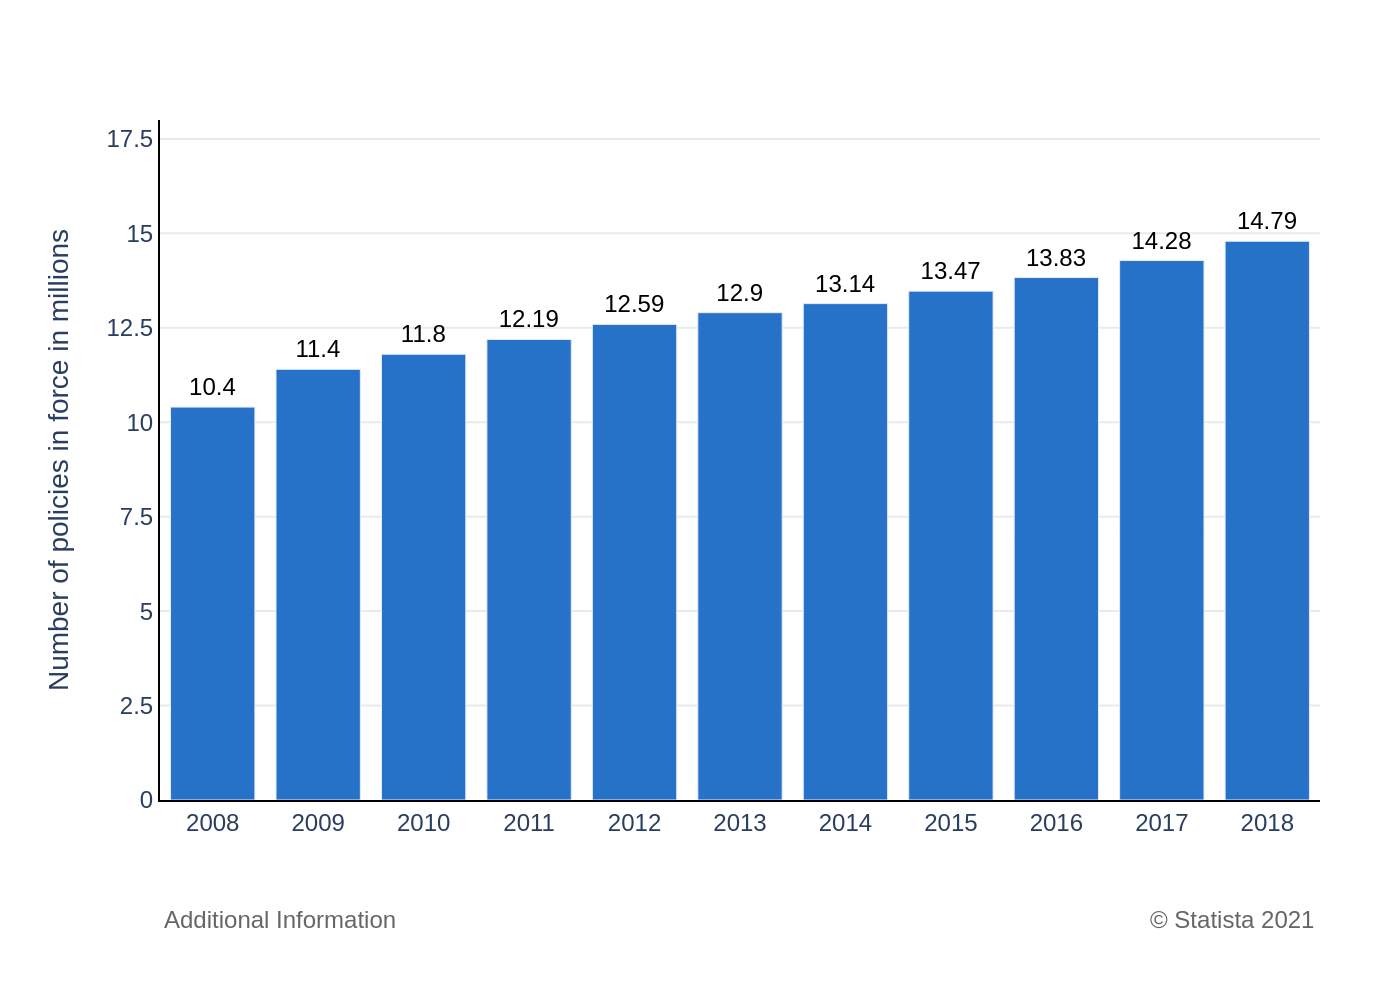

The Python source for this figure:
import sys
import json
import os
import plotly.graph_objects as go

if len(sys.argv) != 2:
    print("Usage: python generate_chart.py <json_file_path>")
    sys.exit(1)

json_path = sys.argv[1]

if not os.path.exists(json_path):
    print(f"Error: JSON file not found at '{json_path}'")
    sys.exit(1)

with open(json_path, 'r', encoding='utf-8') as f:
    chart_info = json.load(f)

chart_data = chart_info.get('chart_data', [])
texts = chart_info.get('texts', {})
colors = chart_info.get('colors', [])

categories = [item['category'] for item in chart_data]
values = [item['value'] for item in chart_data]

fig = go.Figure()

fig.add_trace(go.Bar(
    x=categories,
    y=values,
    marker_color=colors[0] if colors else '#1f77b4',
    text=values,
    textposition='outside',
    cliponaxis=False,
    textfont=dict(family="Arial", size=12, color='black')
))

title_text = texts.get('title')
subtitle_text = texts.get('subtitle')
full_title = ""
if title_text:
    full_title += f"<span style='font-size: 18px;'><b>{title_text}</b></span>"
if subtitle_text:
    full_title += f"<br><span style='font-size: 14px;'>{subtitle_text}</span>"

annotations = []
source_text = texts.get('source')
if source_text:
    source_parts = source_text.split('<br>')
    if len(source_parts) > 0 and source_parts[0]:
        annotations.append(dict(
            text=source_parts[0],
            xref="paper", yref="paper",
            x=0, y=-0.15,
            xanchor='left', yanchor='top',
            showarrow=False,
            font=dict(family="Arial", size=12, color='#666666')
        ))
    if len(source_parts) > 1 and source_parts[1]:
        annotations.append(dict(
            text=source_parts[1],
            xref="paper", yref="paper",
            x=1, y=-0.15,
            xanchor='right', yanchor='top',
            showarrow=False,
            font=dict(family="Arial", size=12, color='#666666')
        ))

fig.update_layout(
    font=dict(family="Arial"),
    title=dict(text=full_title, x=0.05, xanchor='left'),
    plot_bgcolor='white',
    paper_bgcolor='white',
    showlegend=False,
    xaxis=dict(
        title_text=texts.get('x_axis_title'),
        showgrid=False,
        linecolor='black'
    ),
    yaxis=dict(
        title_text=texts.get('y_axis_title'),
        gridcolor='#EAEAEA',
        range=[0, 18],
        tickvals=[0, 2.5, 5, 7.5, 10, 12.5, 15, 17.5],
        linecolor='black'
    ),
    margin=dict(l=80, r=40, t=60, b=100),
    annotations=annotations
)

base_filename = os.path.splitext(os.path.basename(json_path))[0]
output_filename = f"{base_filename}.png"

fig.write_image(output_filename, scale=2)

print(f"Chart saved as {output_filename}")
